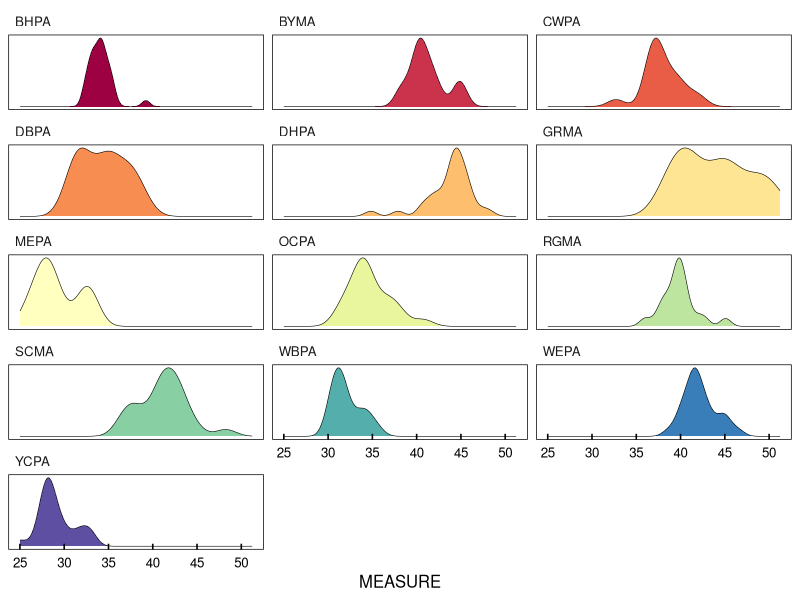
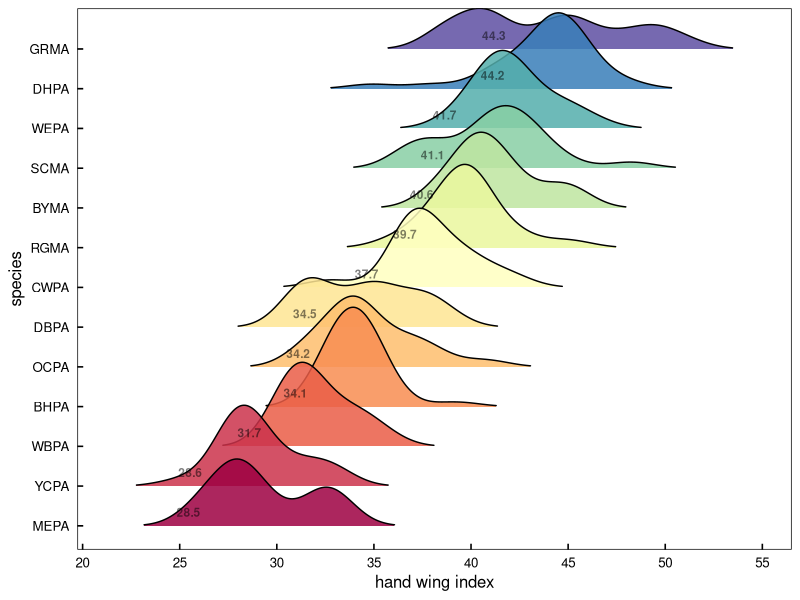
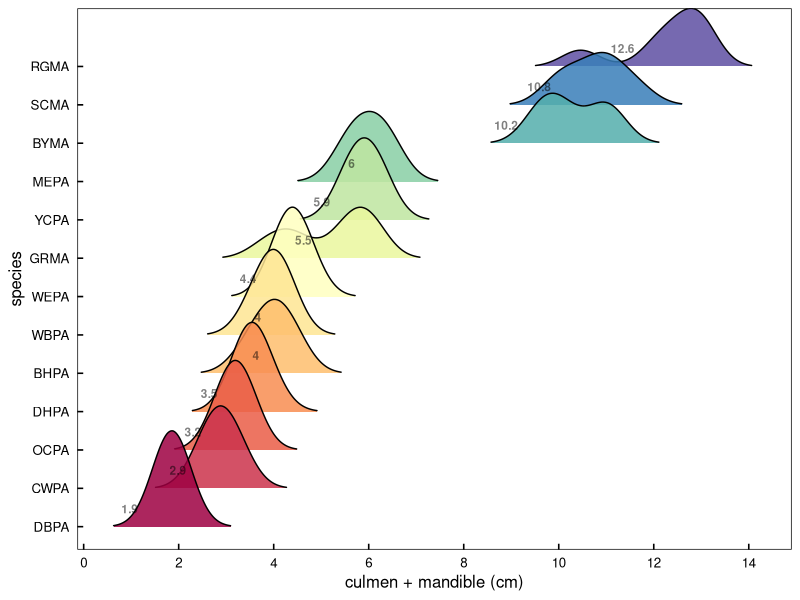
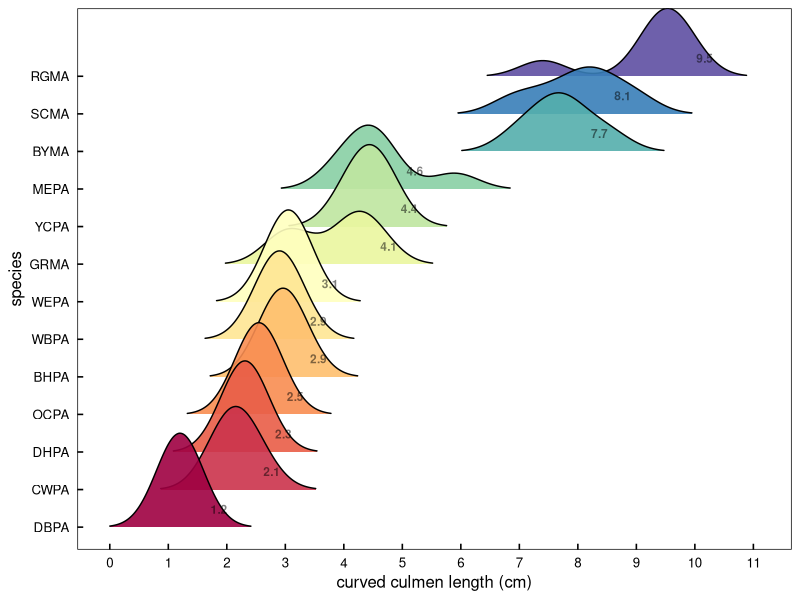

The R script that drew these images, in order: (Note: this script raises an error after producing the figures.)
#### this script is exploring the morphometric data 
#### from parrots, macaws, and parakeets measured in museums
#### interested in factors contributing to social roles and hierarchies
#### then some basic dataviz


library(ggplot2)      # plotting and viz
library(plyr)         # legacy df manipulation
library(dplyr)        # variable grouping and manipulation
library(reshape)      # legacy df manipulation
library(data.table)   # legacy functions on df 
library(tidyr)        # gathering and spreading
library(zoo)          # roll mean
library(ggthemes)     # helpful ggplot themes
library(forcats)
library(scales)
library(RColorBrewer) # pretty colors
library(ggridges)
library(colorspace)
library(patchwork)


# my custom ggplot theme
themeKV <- theme_few()+
  theme(strip.background = element_blank(),
        axis.line = element_blank(),
        axis.text.x = element_text(colour = "black", margin = margin(0.2, unit = "cm")),
        axis.text.y = element_text(colour = "black", margin = margin(c(1, 0.2), unit = "cm")),
        axis.ticks.x = element_line(colour = "black"), axis.ticks.y = element_line(colour = "black"),
        axis.ticks.length=unit(-0.15, "cm"),element_line(colour = "black", linewidth=.25),
        panel.border = element_rect(colour = "black", fill=NA, linewidth=.5),
        legend.title=element_blank(),
        strip.text=element_text(hjust=0))


#### read in beak and wing morph data
# setwd("/Users/kylevanhoutan/colpa_flock/")
morphs <- read.csv('data/museo_morphs.csv')

#### subset full data set for just wing data 
# focusing here on dispersal ability, so pulling "wing_Hwi" 
# wing_Hwi = hand wing index from Claramunt & Wright 2017, https://doi.org/10.1201/9781315120454
morph_HWi <- subset(morphs, MORPH == "wing_Hwi")
morph_HWi <- morph_HWi[!(morph_HWi$CODE == ""), ]  # remove blank entries in species CODE, for congeners that haven't been rescaled and assigned a CODE

# make a density plot, facet by species CODE
colourCount = length(unique(morph_HWi$CODE)) # but first expand the 11 brewer palette categories
getPalette = colorRampPalette(brewer.pal(11, "Spectral")) # interpolate colors to fit the 13 parrot species

# then make the plot and call in the expanded Brewer pal
ggplot(morph_HWi, aes(x = MEASURE, fill = CODE)) + 
  themeKV + theme(legend.position = "none") +
  scale_fill_manual(values = getPalette(colourCount)) +
  #  scale_fill_brewer(palette = "Spectral") +
  theme(axis.text.y = element_blank(),
        axis.title.y = element_blank(),
        axis.ticks.y = element_blank()) +
    geom_density(size = 0.2) +
  facet_wrap(~CODE, ncol=3, scales = "free_y") +
  scale_x_continuous(breaks = seq(20, 50, by = 5))

# same data, but using ridgeline plot w/o faceting
# again use above expanded Brewer palette
ggplot(morph_HWi, aes(x = MEASURE, y = fct_reorder(CODE,MEASURE), fill = fct_reorder(CODE,MEASURE))) + 
# both y and fill are reordered by CODE's median value of MEASURE 
  themeKV + theme(legend.position = "none") +
  scale_fill_manual(values = getPalette(colourCount)) +
  geom_density_ridges(scale = 2.5, alpha = 0.85, size = 0.2, rel_min_height = 0.01, bandwidth = 1.2) +
  stat_summary(geom = "text", fontface = "bold", alpha = 0.5, size = 3, vjust = -1, hjust = 3,
               fun = "median", aes(label = round(after_stat(x), 1))) +
  scale_x_continuous(breaks = seq(20, 60, by = 5)) + 
  xlab("hand wing index") + ylab("species")


# same data, but ridgeline plot continuous x axis fill 
p1 <- ggplot(morph_HWi, aes(x = MEASURE, y = fct_reorder(CODE,MEASURE), fill = after_stat(x))) + 
  # just y is reordered by CODE's median value of MEASURE of HWi 
  themeKV + theme(legend.position = "none",
                  axis.text.x = element_text(size = 7),
                  axis.title.x = element_text(size = 8),
                  axis.text.y = element_text(size = 6),
                  axis.title.y = element_text(size = 8),) +
  scale_fill_distiller(#type = "div",
                       palette = "BrBG",
                       direction = 1) +
  geom_density_ridges_gradient(scale = 2.5, alpha = 0.85, size = 0.2, rel_min_height = 0.01, bandwidth = 1) +
  stat_summary(geom = "text", alpha = 0.5, size = 2.5, vjust = -1, hjust = 2.5,
               fun = "median", aes(label = round(after_stat(x), 1))) +
  scale_x_continuous(breaks = seq(25, 55, by = 5)) + 
  xlab("hand wing index") + 
  ylab("species")


#### subset full data set for beak data
# focusing here on beak as a weapon, so want size
# pulling "culm_mand_SL" 
# culm_mand_SL = cumulative straight length of culmen and mandible in cm
morph_CMs <- subset(morphs, MORPH == "culm_mand_SL")
morph_CMs <- morph_CMs[!(morph_CMs$CODE == ""), ]  # remove blank entries in species CODE, for congeners that haven't been rescaled and assigned a CODE


colourCount = length(unique(morph_CMs$CODE))
getPalette = colorRampPalette(brewer.pal(11, "Spectral"))

# make ridgeline/joy plot of beak size
ggplot(morph_CMs, aes(x = MEASURE, y = fct_reorder(CODE,MEASURE), fill = fct_reorder(CODE,MEASURE))) + 
  # both y and fill are reordered by CODE's median value of MEASURE 
  themeKV + theme(legend.position = "none") +
  scale_fill_manual(values = getPalette(colourCount)) +
  geom_density_ridges(scale = 2.5, alpha = 0.85, size = 0.25, rel_min_height = 0.01, bandwidth = 0.4) +
  stat_summary(geom = "text", fontface = "bold", alpha = 0.5, size = 3, vjust = -1.5, hjust = 3,
               fun = "median", aes(label = round(after_stat(x), 1))) +
  scale_x_continuous(breaks = seq(0, 16, by = 2)) + 
  xlab("culmen + mandible (cm)") + ylab("species")


# same data, but ridgeline plot continuous x axis fill 
p2 <- ggplot(morph_CMs, aes(x = MEASURE, y = fct_reorder(CODE,MEASURE), fill = after_stat(x))) + 
  # just y is reordered by CODE's median value of MEASURE of CMs
  themeKV + theme(legend.position = "none",
                  axis.text.x = element_text(size = 7),
                  axis.title.x = element_text(size = 8),
                  axis.text.y = element_text(size = 6),
                  axis.title.y = element_text(size = 0),) +
  scale_fill_distiller(type = "div",
                       palette = "BrBG",
                       direction = 1) +
  geom_density_ridges_gradient(scale = 2.5, alpha = 0.85, size = 0.2, rel_min_height = 0.01, bandwidth = 0.4) +
  stat_summary(geom = "text", alpha = 0.5, size = 2.5, vjust = -1, hjust = 2.5,
               fun = "median", aes(label = round(after_stat(x), 1))) +
  scale_x_continuous(breaks = seq(0, 16, by = 2)) + 
  xlab("culmen + mandible (cm)") + 
  ylab("species")



#### subset full data set for beak data
# focusing here on beak as a weapon, so want size
# pulling "culmen_CL" 
# culmen_CL = curved culmen length in cm
morph_CCL <- subset(morphs, MORPH == "culmen_CL")
morph_CCL <- morph_CCL[!(morph_CCL$CODE == ""), ]  # remove blank entries in species CODE, for congeners that haven't been rescaled and assigned a CODE

colourCount = length(unique(morph_CCL$CODE))
getPalette = colorRampPalette(brewer.pal(11, "Spectral"))

# make ridgeline/joy plot of beak size
ggplot(morph_CCL, aes(x = MEASURE, y = fct_reorder(CODE,MEASURE), fill = fct_reorder(CODE,MEASURE))) + 
  # both y and fill are reordered by CODE's median value of MEASURE 
  themeKV + theme(legend.position = "none") +
  scale_fill_manual(values = getPalette(colourCount)) +
  geom_density_ridges(scale = 2.5, alpha = 0.9, size = 0.25, rel_min_height = 0.01, bandwidth = 0.4) +
  scale_x_continuous(breaks = seq(0, 12, by = 1)) + 
  stat_summary(geom = "text", fontface = "bold", alpha = 0.5, size = 3, vjust = -1.5, hjust = -1.8,
               fun = "median", aes(label = round(after_stat(x), 1))) +
  xlab("curved culmen length (cm)") + ylab("species")


#### read in body mass and brain volume data
massvol <- read.csv('data/body_brain.csv')

#### bar plot of body mass


#### allometric function of body mass vs brain volume
## model fit is power function, residuals form this model interpreted as proxy for cognitive aptitude
## see JR Krebs & NB Davies (1993) Introduction to behavioral ecology. Blackwell: Oxford UK, p 30  

p4 <- ggplot(massvol, aes(x = MASS_g, y = BRAIN_ml)) + 
  themeKV + theme(legend.position = "none",
                  axis.text.x = element_text(size = 7),
                  axis.title.x = element_text(size = 8),
                  axis.text.y = element_text(size = 7),
                  axis.title.y = element_text(size = 8),) +
  geom_smooth(method = 'nls', formula = 'y~a*x^b', # power fit using non-linear squares regression
              method.args = list(start= c(a = 1,b=1)), se = FALSE, 
              size = 2.5, color = "#01665e", alpha = 0.5) + 
  geom_point(shape = 1, size = 2.5, alpha = 0.6, stroke = 0.75) +
  scale_y_continuous(breaks = seq(0, 25, by = 5)) +
  scale_x_continuous(breaks = seq(0, 1400, by = 200)) +
  xlab("body mass (g)") + 
  ylab("brain volume (ml)")



layout <- "
ABCD"
p1 + p2 + p3 + p4 +
  plot_layout(design = layout) +
  plot_annotation(tag_levels = 'a') # add panel labels a, b, c... etc
